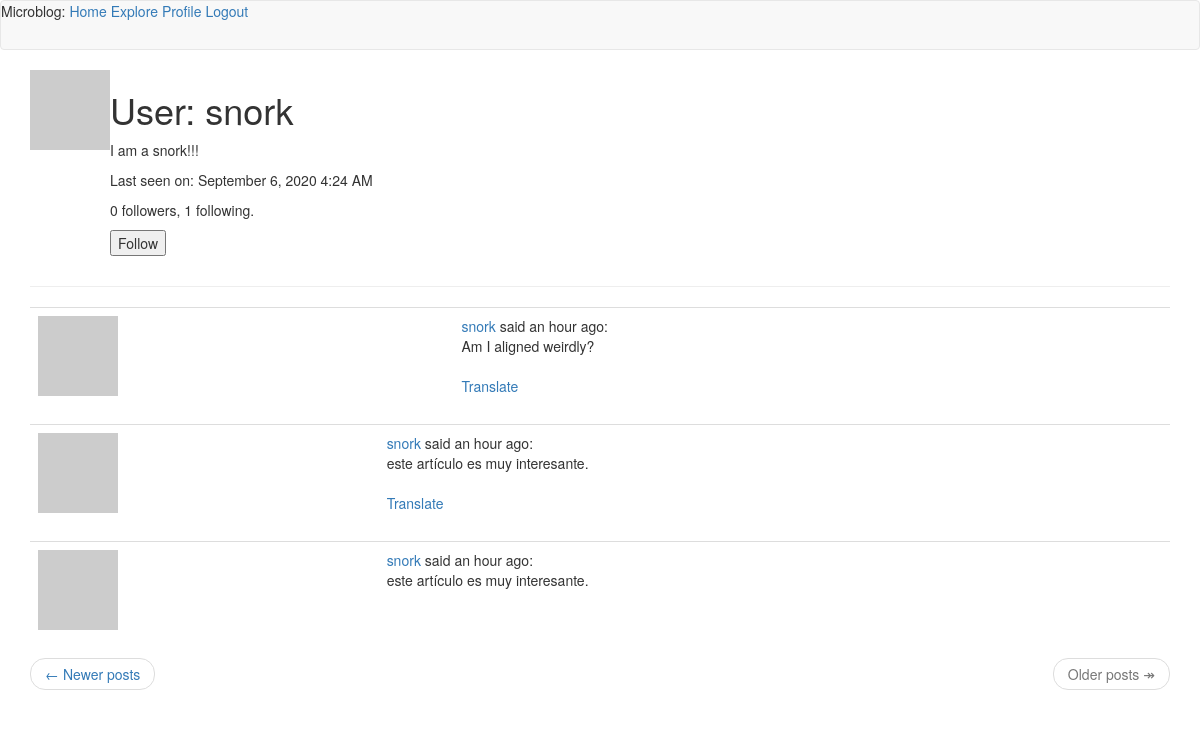
/user/snork?page=3 (signed in), run on the app's committed database.
### app/models.py (models this page shows, shortened)
class User(UserMixin, db.Model):
    id = db.Column(db.Integer, primary_key=True)
    username = db.Column(db.String(64), index=True, unique=True)
    email = db.Column(db.String(120), index=True, unique=True)
    password_hash = db.Column(db.String(128))
    posts = db.relationship('Post', backref='author', lazy='dynamic')
    about_me = db.Column(db.String(140))
    last_seen = db.Column(db.DateTime, default=datetime.utcnow)
    followed = db.relationship(
        'User',
        secondary=followers,
        primaryjoin=(followers.c.follower_id == id),
        secondaryjoin=(followers.c.followed_id == id),
        backref=db.backref('followers', lazy='dynamic'),
        lazy='dynamic'
    )
    def avatar(self, size):
        digest = md5(self.email.lower().encode('utf-8')).hexdigest()
        return f'https://www.gravatar.com/avatar/{digest}?d=identicon&s={size}'
    def is_following(self, user):
        return self.followed.filter(
            followers.c.followed_id == user.id).count() > 0

class Post(db.Model):
    id = db.Column(db.Integer, primary_key=True)
    body = db.Column(db.String(140))
    timestamp = db.Column(db.DateTime, index=True, default=datetime.utcnow)
    user_id = db.Column(db.Integer, db.ForeignKey('user.id'))
    language = db.Column(db.String(5))

### app/routes.py (the view)
@app.route('/user/<username>')
@login_required
def user(username):
    user = User.query.filter_by(username=username).first_or_404()
    page = request.args.get('page', 1, type=int)
    posts = user.posts.order_by(Post.timestamp.desc()).paginate(
        page, app.config['POSTS_PER_PAGE'], False)
    next_url = url_for('user', username=user.username, page=posts.next_num) \
        if posts.has_next else None
    prev_url = url_for('user', username=user.username, page=posts.prev_num) \
        if posts.has_prev else None
    form = EmptyForm()
    return render_template('user.html', user=user, posts=posts.items, next_url=next_url,
                           prev_url=prev_url, form=form)

### app/forms.py
class EmptyForm(FlaskForm):
    submit = SubmitField('Submit')

### app/models.py (called while the page is built)
@login.user_loader
def load_user(id):
    return User.query.get(int(id))

### app/routes.py (called while the page is built)
@app.before_request
def before_request():
    if current_user.is_authenticated:
        current_user.last_seen = datetime.utcnow()
        db.session.commit()
    g.locale = str(get_locale())

### app/templates/user.html (shortened to what this page needs)
{% extends "base.html" %}
{% block app_content %}
    <table>
        <tr valign="top">
            <td><img src="{{ user.avatar(128) }}"></td>
            <td>
                <h1>User: {{ user.username }}</h1>
                {% if user.about_me %}<p>{{ user.about_me }}</p>{% endif %}
                {% if user.last_seen %}<p>Last seen on: {{ moment(user.last_seen).format('LLL') }}</p>{% endif %}
                <p>{{ user.followers.count() }} followers, {{ user.followed.count() }} following.</p>
                {% if user == current_user %}
                <p><a href="{{ url_for('edit_profile') }}">Edit your profile</a></p>
                {% elif not current_user.is_following(user) %}
                <p>
                    <form action="{{ url_for('follow', username=user.username) }}" method="post">
                        {{ form.submit(value='Follow') }}
                    </form>
                </p>
                {% endif %}
            </td>
        </tr>
    </table>
    <hr>
    {% for post in posts %}
        {% include '_post.html' %}
    {% endfor %}
    <nav aria-label="...">
        <ul class="pager">
          <li class="previous{% if not prev_url %} disabled {% endif %}">
            <a href="{{ prev_url or '#' }}">
              <span aria-hidden="true">&larr;</span> Newer posts
            </a>
          </li>
          <li class="next{% if not next_url %} disabled{% endif %}">
            <a href="{{ next_url or '#' }}">
              Older posts <span aria-hidden="true">&Rarr;</span>
            </a>
          </li>
        </ul>
      </nav>
{% endblock %}

### app/templates/_post.html
<table class="table table-hover">
  <tr>
    <td widtth="70px">
      <a href="{{ url_for('user', username=post.author.username) }}">
      <img src="{{ post.author.avatar(70) }}" />
    </td>
    <td>
      <a href="{{ url_for('user', username=post.author.username) }}">
        {{ post.author.username }}
      </a>
      said {{ moment(post.timestamp).fromNow() }}: <br />
      <span id="post{{ post.id }}">{{ post.body }}</span>
      {% if post.language and post.language != g.locale %}
      <br><br>
      <span id="translation{{ post.id }}">
        <a href="javascript:translate(
                  '#post{{ post.id }}',
                  '#translation{{ post.id }}',
                  '{{ post.language }}',
                  '{{ g.locale }}');">{{ _('Translate') }}</a>
      </span>
      {% endif %}
    </td>
  </tr>
</table>

### data on the page
User: username "snork", about_me "I am a snork!!!", last_seen "September 6, 2020 4:24 AM"
Post: author.username "snork", timestamp "an hour ago", body "Am I aligned weirdly?"
Post: author.username "snork", timestamp "an hour ago", body "este artículo es muy interesante."
Post: author.username "snork", timestamp "an hour ago", body "este artículo es muy interesante."

### other printed values
{{ user.followers.count() }} "0"
{{ user.followed.count() }} "1"
